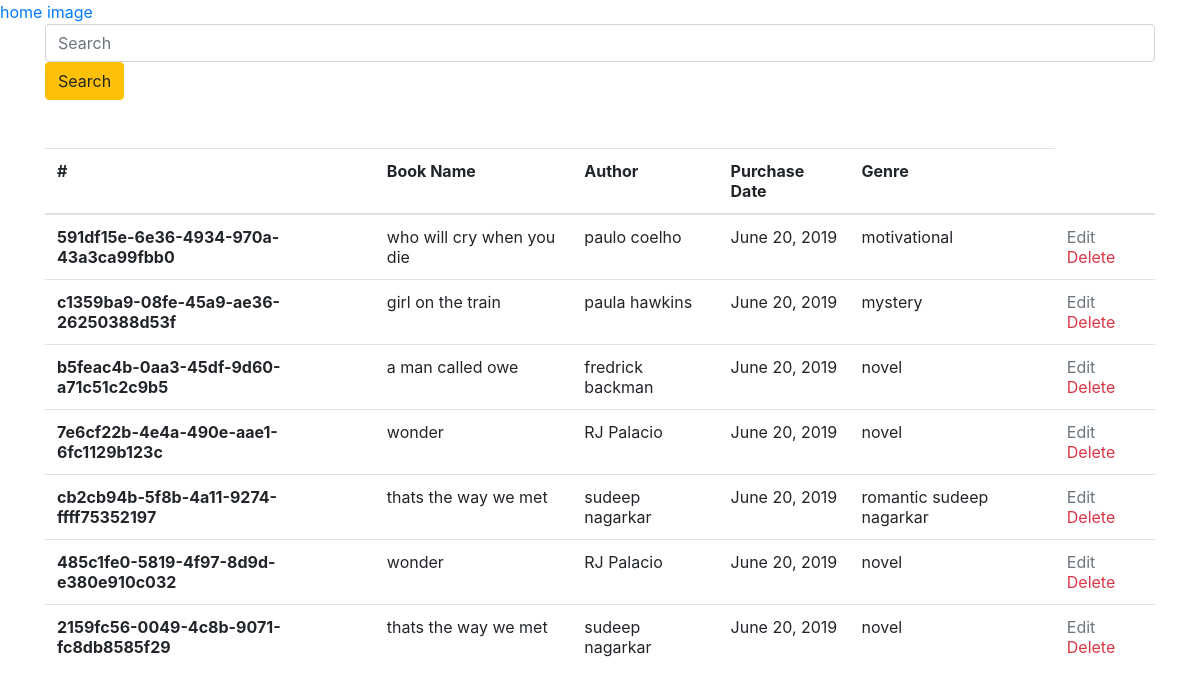
The page / on the database its author committed.
### home1/models.py (models this page shows, shortened)
class Book(models.Model):
    id = models.UUIDField('Book Id',primary_key=True,default = uuid.uuid4,help_text="generated unique id for book")
    name = models.CharField(max_length=100, help_text = 'Book Name ', null=True)
    purchase_date = models.DateField(null=True,blank=True)
    genre = models.ManyToManyField('Genre',help_text = 'genre of the book')
    book_author = models.ForeignKey('Author',on_delete=models.SET_NULL, help_text='Book Author', null=True)
    timestamp = models.DateTimeField(auto_now=True)

class Author(models.Model):
    id = models.AutoField(primary_key=True)
    author_name = models.CharField(max_length = 100, help_text = 'Name of Author', null = True)
    numChoice = (
        ('1','One'),
        ('2','Two'),
        ('3','Three'),
        ('4','Four'),
        ('5','Five')
    )
    total_book_written = models.CharField(max_length=1, choices = numChoice,blank=True)
    date_of_birth = models.DateField('Birth',null=True,blank=True)
    date_of_death = models.DateField('Death',null=True,blank=True)
    timestamp = models.DateTimeField(auto_now=True)
    def __str__(self):
        return self.author_name

class Genre(models.Model):
    name = models.CharField(max_length = 100,help_text = 'book name', null =True)
    timestamp = models.DateTimeField(auto_now=True)

### home1/views.py (the view)
# urls.py: path('',booksearch),
def booksearch(request):
    if request.method == 'POST':
        form = SearchForm(request.POST)
        if form.is_valid():
            q = form.cleaned_data.get('q')
            book=Book.objects.filter(name__contains=q,purchase_date__lte=timezone.now)
            form = None
            return render(request,'showtables.html',{'book':book,'form':SearchForm()})
    else:
        form = SearchForm()
        book = Book.objects.all()
    return render(request,'showtables.html',{'book':book,'form':form})

### home1/forms.py
class SearchForm(forms.Form):
    q = forms.CharField(label = '',
        widget = forms.TextInput(attrs = {'maxlength':'30','placeholder':'Search','class':'form-control','minlength':'2'}))

### templates/showtables.html (shortened to what this page needs)
{% extends 'base/layout.html' %}
{% block content %}
<div class="container">
    <form action="" method='POST'>
        {{ form }}
        <button type="submit" class="btn btn-warning">Search</button>
    </form>
</div>
<div class="container mt-5">
        <table class="table">
                <thead class = "table">
                  <tr>
                    <th scope="col">#</th>
                    <th scope="col">Book Name</th>
                    <th scope="col">Author</th>
                    <th scope="col">Purchase Date</th>
                    <th scope="col">Genre</th>
                  </tr>
                </thead>
                <tbody>
                    {% for bk in book %}
                  <tr>
                    <th scope="row">{{ bk.id }}</th>
                    <td>{{bk.name}}</td>
                    <td>{{bk.book_author}}</td>
                    <td>{{bk.purchase_date}}</td>
                    <td>{% for g in bk.genre.all %}
                        {{g.name}}
                        {% endfor %}
                    </td>
                    <td>
                        <a href="/editbook/{{bk.id}}">
                            <span class="text-muted">Edit</span>
                        </a>
                        <a href="/deletebook/{{bk.id}}">
                            <span class="text-danger">Delete</span>
                        </a>
                    </td>
                  </tr>
                  {% endfor %}
                </tbody>
              </table>
</div>
{% endblock %}

### templates/base/layout.html (shortened to what this page needs)
<html>
    <head>
{% load static %}
    <link rel = "stylesheet" href ="{% static 'css/bootstrap.min.css' %}">
    </head>
    <body>
        <a href="">home</a>
        <a href="/image">image</a>
        {% block content %}
        {% endblock %}
    </body>
</html>

### rows shown on the page
Book: id "591df15e-6e36-4934-970a-43a3ca99fbb0", name "who will cry when you die", book_author "paulo coelho", purchase_date "June 20, 2019"
Genre: name "motivational"
Book: id "c1359ba9-08fe-45a9-ae36-26250388d53f", name "girl on the train", book_author "paula hawkins", purchase_date "June 20, 2019"
Genre: name "mystery"
Book: id "b5feac4b-0aa3-45df-9d60-a71c51c2c9b5", name "a man called owe", book_author "fredrick backman", purchase_date "June 20, 2019"
Genre: name "novel"
Book: id "7e6cf22b-4e4a-490e-aae1-6fc1129b123c", name "wonder", book_author "RJ Palacio", purchase_date "June 20, 2019"
Book: id "cb2cb94b-5f8b-4a11-9274-ffff75352197", name "thats the way we met", book_author "sudeep nagarkar", purchase_date "June 20, 2019"
Genre: name "romantic"
Genre: name "sudeep nagarkar"
Book: id "485c1fe0-5819-4f97-8d9d-e380e910c032", name "wonder", book_author "RJ Palacio", purchase_date "June 20, 2019"
Book: id "2159fc56-0049-4c8b-9071-fc8db8585f29", name "thats the way we met", book_author "sudeep nagarkar", purchase_date "June 20, 2019"
